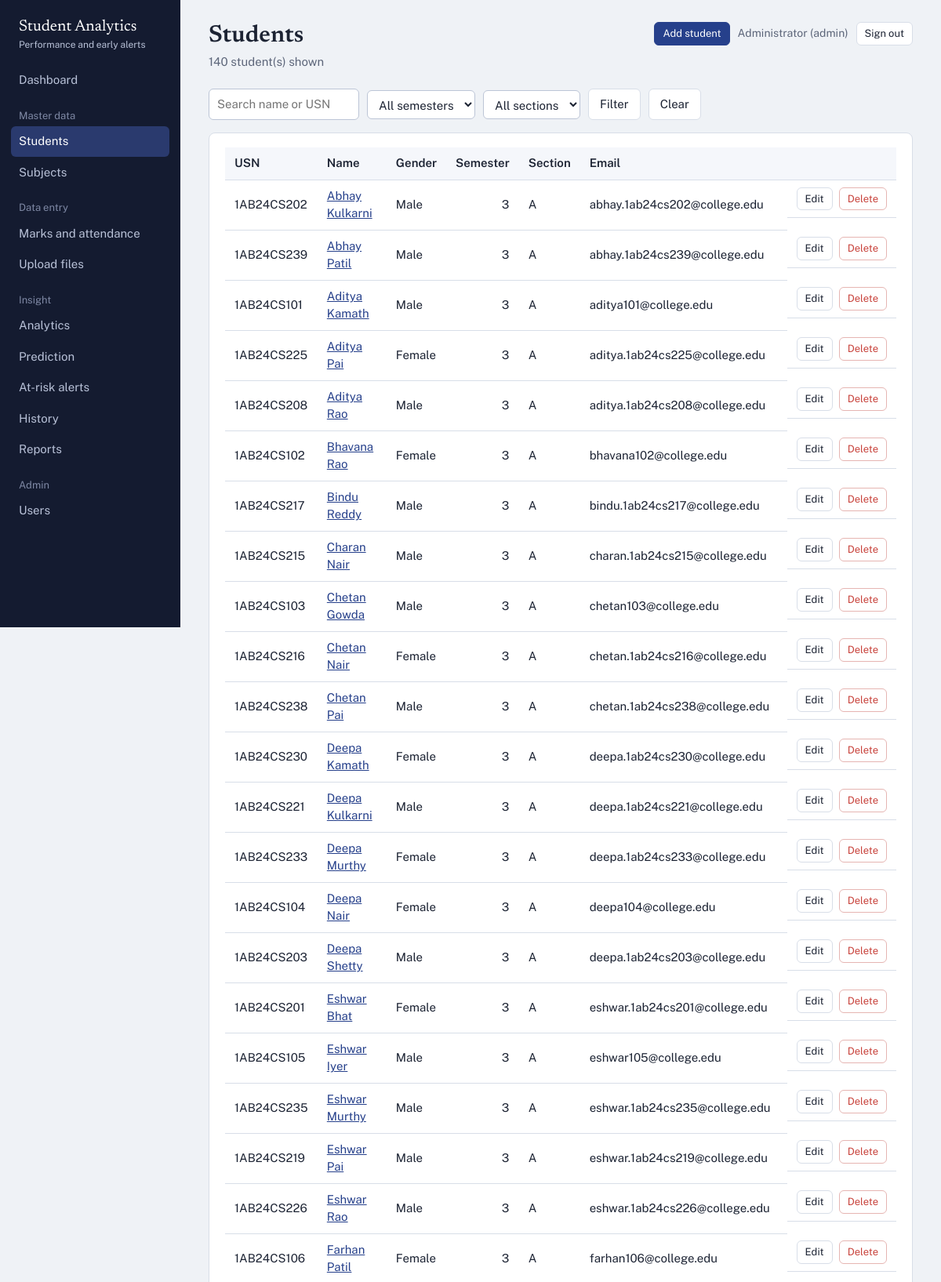
The app's page /students (signed in, upper part) with its own data.
### tables this page shows
CREATE TABLE users (
    user_id       INTEGER PRIMARY KEY AUTOINCREMENT,
    name          TEXT NOT NULL,
    email         TEXT NOT NULL UNIQUE,
    password_hash TEXT NOT NULL,
    role          TEXT NOT NULL DEFAULT 'teacher' CHECK (role IN ('admin','teacher')),
    created_at    TEXT NOT NULL DEFAULT (datetime('now'))
);

CREATE TABLE students (
    student_id INTEGER PRIMARY KEY AUTOINCREMENT,
    usn        TEXT NOT NULL UNIQUE,
    name       TEXT NOT NULL,
    gender     TEXT NOT NULL,
    semester   INTEGER NOT NULL CHECK (semester BETWEEN 1 AND 8),
    section    TEXT NOT NULL,
    email      TEXT
);

### app.py (the view)
@app.route("/students")
@login_required
def students():
    q = request.args.get("q", "").strip()
    sem = request.args.get("semester", type=int)
    sec = request.args.get("section", "").strip()
    return render_template("students.html", students=repo.list_students(q, sem, sec),
                           q=q, sem=sem, sec=sec, sections=repo.distinct_sections(),
                           semesters=range(1, 9))

### app.py (called while the page is built)
def csrf_token():
    if "csrf_token" not in session:
        session["csrf_token"] = secrets.token_hex(16)
    return session["csrf_token"]

@app.before_request
def load_user_and_check_csrf():
    uid = session.get("user_id")
    g.user = repo.get_user(uid) if uid else None
    if request.method == "POST":
        sent = request.form.get("csrf_token") or request.headers.get("X-CSRF-Token")
        if not sent or not secrets.compare_digest(sent, session.get("csrf_token", "")):
            abort(400, "Your session expired or the form was invalid. Go back and try again.")

@app.after_request
def security_headers(resp):
    resp.headers.setdefault("X-Content-Type-Options", "nosniff")
    resp.headers.setdefault("X-Frame-Options", "DENY")
    resp.headers.setdefault("Referrer-Policy", "same-origin")
    return resp

def login_required(view):
    @wraps(view)
    def wrapped(*args, **kwargs):
        if g.user is None:
            return redirect(url_for("login", next=request.path))
        return view(*args, **kwargs)
    return wrapped

### db.py (called while the page is built)
def get_db():
    if "db" not in g:
        path = current_app.config["DATABASE"]
        os.makedirs(os.path.dirname(path), exist_ok=True)
        g.db = sqlite3.connect(path)
        g.db.row_factory = sqlite3.Row
        g.db.execute("PRAGMA foreign_keys = ON")
    return g.db

def q(sql, args=(), one=False):
    cur = get_db().execute(sql, args)
    rows = cur.fetchall()
    cur.close()
    if one:
        return rows[0] if rows else None
    return rows

### repository.py (called while the page is built)
def get_user(user_id):
    return q("SELECT * FROM users WHERE user_id = ?", (user_id,), one=True)

def list_students(search="", semester=None, section=None):
    sql, args = "SELECT * FROM students WHERE 1=1", []
    if search:
        sql += " AND (name LIKE ? OR usn LIKE ?)"
        args += [f"%{search}%", f"%{search}%"]
    if semester:
        sql += " AND semester = ?"
        args.append(semester)
    if section:
        sql += " AND section = ?"
        args.append(section)
    return q(sql + " ORDER BY semester, section, name", args)

def distinct_sections():
    return [r["section"] for r in q("SELECT DISTINCT section FROM students ORDER BY section")]

### templates/students.html (shortened to what this page needs)
{% extends "base.html" %}
{% block heading %}Students{% endblock %}
{% block subtitle %}<p>{{ students|length }} student(s) shown</p>{% endblock %}
{% block actions %}<a class="btn primary small" href="{{ url_for('student_form') }}">Add student</a>{% endblock %}
{% block content %}
<form class="filters" method="get">
  <input type="search" name="q" value="{{ q }}" placeholder="Search name or USN" aria-label="Search students">
  <select name="semester" aria-label="Semester">
    <option value="">All semesters</option>
  </select>
  <select name="section" aria-label="Section">
    <option value="">All sections</option>
  </select>
  <button class="btn">Filter</button>
  <a class="btn" href="{{ url_for('students') }}">Clear</a>
</form>
<div class="panel tablewrap">
{% if students %}
<table>
  <thead><tr><th>USN</th><th>Name</th><th>Gender</th><th class="num">Semester</th><th>Section</th><th>Email</th><th></th></tr></thead>
  <tbody>
  {% for s in students %}
  <tr>
    <td>{{ s.usn }}</td>
    <td><a href="{{ url_for('student_detail', sid=s.student_id) }}">{{ s.name }}</a></td>
    <td>{{ s.gender }}</td><td class="num">{{ s.semester }}</td><td>{{ s.section }}</td><td>{{ s.email or '' }}</td>
    <td class="row-actions">
      <a class="btn small" href="{{ url_for('student_form', sid=s.student_id) }}">Edit</a>
      {% if g.user.role == 'admin' %}
      <form method="post" action="{{ url_for('student_delete', sid=s.student_id) }}" onsubmit="return confirm('Delete {{ s.name|e }} and all marks, attendance and predictions?')">
        <input type="hidden" name="csrf_token" value="{{ csrf_token() }}"><button class="btn small danger">Delete</button>
      </form>{% endif %}
    </td>
  </tr>
  {% endfor %}
  </tbody>
</table>
{% else %}<div class="empty">No students match. Add one, or upload a file under Data entry.</div>{% endif %}
</div>
{% endblock %}

### templates/base.html (shortened to what this page needs)
<!doctype html>
<html lang="en">
<head>
<link rel="stylesheet" href="{{ url_for('static', filename='css/app.css') }}">
</head>
<body>
{% if g.user %}
<div class="shell">
  <aside class="side">
    <div class="brand">Student Analytics<small>Performance and early alerts</small></div>
    {% set ep = request.endpoint %}
    <nav aria-label="Main">
      <a href="{{ url_for('dashboard') }}" class="{{ 'on' if ep=='dashboard' }}">Dashboard</a>
      <div class="group">Master data</div>
      <a href="{{ url_for('students') }}" class="{{ 'on' if ep in ('students','student_form','student_detail') }}">Students</a>
      <a href="{{ url_for('subjects') }}" class="{{ 'on' if ep in ('subjects','subject_form') }}">Subjects</a>
      <div class="group">Data entry</div>
      <a href="{{ url_for('entry') }}" class="{{ 'on' if ep=='entry' }}">Marks and attendance</a>
      <a href="{{ url_for('upload') }}" class="{{ 'on' if ep=='upload' }}">Upload files</a>
      <div class="group">Insight</div>
      <a href="{{ url_for('analytics_page') }}" class="{{ 'on' if ep=='analytics_page' }}">Analytics</a>
      <a href="{{ url_for('prediction') }}" class="{{ 'on' if ep=='prediction' }}">Prediction</a>
      <a href="{{ url_for('alerts') }}" class="{{ 'on' if ep=='alerts' }}">At-risk alerts</a>
      <a href="{{ url_for('history') }}" class="{{ 'on' if ep=='history' }}">History</a>
      <a href="{{ url_for('reports_page') }}" class="{{ 'on' if ep=='reports_page' }}">Reports</a>
      {% if g.user.role == 'admin' %}
      <div class="group">Admin</div>
      <a href="{{ url_for('users') }}" class="{{ 'on' if ep=='users' }}">Users</a>
      {% endif %}
    </nav>
  </aside>
  <main class="main">
    <div class="top">
      <div>
        <h1>{% block heading %}{% endblock %}</h1>
        {% block subtitle %}{% endblock %}
      </div>
      <div class="who">
        {% block actions %}{% endblock %}
        <span>{{ g.user.name }} ({{ g.user.role }})</span>
        <form method="post" action="{{ url_for('logout') }}">
          <button class="btn small">Sign out</button>
        </form>
      </div>
    </div>
    {% block content %}{% endblock %}
  </main>
</div>
{% else %}
  {% block auth %}{% endblock %}
{% endif %}
</body>
</html>

### static/css/app.css (style rules this page uses)
:root { --ink:#1c2333; --muted:#5d667a; --paper:#eff2f6; --panel:#fff; --line:#d8dee8; --side:#141b30; --side-text:#b9c2d8; --primary:#26408b; --primary-soft:#e5eaf7; --low:#2a8c82; --med:#d99a00; --high:#c8423b; --unrated:#cfd5df; --serif:"Newsreader",Georgia,"Times New Roman",serif; --sans:"Public Sans",system-ui,-apple-system,"Segoe UI",sans-serif; }
* { box-sizing:border-box }
html { font-size:16px }
body { margin:0;background:var(--paper);color:var(--ink);font:15px/1.5 var(--sans) }
a { color:var(--primary) }
h1,h2,h3 { font-family:var(--serif);font-weight:600;line-height:1.2;margin:0 }
h1 { font-size:1.9rem }
.shell { display:grid;grid-template-columns:230px 1fr;min-height:100vh }
.side { background:var(--side);color:var(--side-text);padding:22px 14px;position:sticky;top:0;height:100vh;overflow:auto }
.brand { font-family:var(--serif);font-size:1.25rem;color:#fff;padding:0 10px 18px;line-height:1.2 }
.brand small { display:block;font:12px var(--sans);color:var(--side-text);margin-top:4px }
.side nav a { display:block;color:var(--side-text);text-decoration:none;padding:8px 10px;border-radius:6px;margin:1px 0 }
.side nav a.on { background:#2a3a6e;color:#fff }
.side .group { margin:16px 10px 4px;font-size:13px;color:#7f89a5 }
.main { padding:28px clamp(16px,3vw,40px) 60px;min-width:0 }
.top { display:flex;justify-content:space-between;align-items:flex-start;gap:16px;flex-wrap:wrap;margin-bottom:22px }
.top p { margin:4px 0 0;color:var(--muted) }
.who { display:flex;align-items:center;gap:10px;font-size:14px;color:var(--muted);flex-wrap:wrap }
.who form { margin:0 }
.btn { display:inline-block;border:1px solid var(--line);background:#fff;color:var(--ink);padding:8px 14px;border-radius:6px;font:inherit;cursor:pointer;text-decoration:none }
.btn.primary { background:var(--primary);border-color:var(--primary);color:#fff }
.btn.danger { color:var(--high);border-color:#e6b5b2 }
.btn.small { padding:4px 10px;font-size:13px }
input,select { font:inherit;color:var(--ink);padding:8px 10px;border:1px solid #bcc5d6;border-radius:6px;background:#fff;max-width:100% }
.filters { display:flex;gap:10px;flex-wrap:wrap;margin-bottom:16px;align-items:center }
.panel { background:var(--panel);border:1px solid var(--line);border-radius:8px;padding:18px 20px;margin-bottom:20px }
.tablewrap { overflow-x:auto }
table { border-collapse:collapse;width:100% }
th,td { text-align:left;padding:9px 12px;border-bottom:1px solid var(--line);vertical-align:middle }
th { font-weight:600;background:#f5f7fb;white-space:nowrap }
td.num,th.num { text-align:right;font-variant-numeric:tabular-nums }
.row-actions { display:flex;gap:8px;align-items:center;white-space:nowrap }
.row-actions form { margin:0 }

### records on screen
users: user.name "Administrator", user.role "admin"
students: usn "1AB24CS202", name "Abhay Kulkarni", gender "Male", semester "3", section "A", email "abhay.1ab24cs202@college.edu"
students: usn "1AB24CS239", name "Abhay Patil", gender "Male", semester "3", section "A", email "abhay.1ab24cs239@college.edu"
students: usn "1AB24CS101", name "Aditya Kamath", gender "Male", semester "3", section "A", email "aditya101@college.edu"
students: usn "1AB24CS225", name "Aditya Pai", gender "Female", semester "3", section "A", email "aditya.1ab24cs225@college.edu"
students: usn "1AB24CS208", name "Aditya Rao", gender "Male", semester "3", section "A", email "aditya.1ab24cs208@college.edu"
students: usn "1AB24CS102", name "Bhavana Rao", gender "Female", semester "3", section "A", email "bhavana102@college.edu"
students: usn "1AB24CS217", name "Bindu Reddy", gender "Male", semester "3", section "A", email "bindu.1ab24cs217@college.edu"
students: usn "1AB24CS215", name "Charan Nair", gender "Male", semester "3", section "A", email "charan.1ab24cs215@college.edu"
students: usn "1AB24CS103", name "Chetan Gowda", gender "Male", semester "3", section "A", email "chetan103@college.edu"
students: usn "1AB24CS216", name "Chetan Nair", gender "Female", semester "3", section "A", email "chetan.1ab24cs216@college.edu"
students: usn "1AB24CS238", name "Chetan Pai", gender "Male", semester "3", section "A", email "chetan.1ab24cs238@college.edu"
students: usn "1AB24CS230", name "Deepa Kamath", gender "Female", semester "3", section "A", email "deepa.1ab24cs230@college.edu"
students: usn "1AB24CS221", name "Deepa Kulkarni", gender "Male", semester "3", section "A", email "deepa.1ab24cs221@college.edu"
students: usn "1AB24CS233", name "Deepa Murthy", gender "Female", semester "3", section "A", email "deepa.1ab24cs233@college.edu"
students: usn "1AB24CS104", name "Deepa Nair", gender "Female", semester "3", section "A", email "deepa104@college.edu"
students: usn "1AB24CS203", name "Deepa Shetty", gender "Male", semester "3", section "A", email "deepa.1ab24cs203@college.edu"
students: usn "1AB24CS201", name "Eshwar Bhat", gender "Female", semester "3", section "A", email "eshwar.1ab24cs201@college.edu"
students: usn "1AB24CS105", name "Eshwar Iyer", gender "Male", semester "3", section "A", email "eshwar105@college.edu"
students: usn "1AB24CS235", name "Eshwar Murthy", gender "Male", semester "3", section "A", email "eshwar.1ab24cs235@college.edu"
students: usn "1AB24CS219", name "Eshwar Pai", gender "Male", semester "3", section "A", email "eshwar.1ab24cs219@college.edu"
students: usn "1AB24CS226", name "Eshwar Rao", gender "Male", semester "3", section "A", email "eshwar.1ab24cs226@college.edu"
students: usn "1AB24CS106", name "Farhan Patil", gender "Female", semester "3", section "A", email "farhan106@college.edu"

### other values on screen
{{ students|length }} "140"
